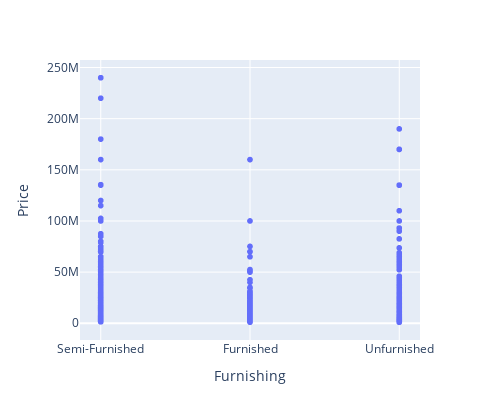

Notebook source saved alongside this figure:
### Code cell
# Furnshing types vs Price
fig = px.scatter(df,x='Furnishing',y='Price')
fig.update_layout(height=420,width=500)
fig.show()

### Figure 1 — Plotly figure (JSON) as saved in the notebook; plotly's stock layout.template omitted (floating-point values rounded to 4 significant figures; data arrays with more than 128 entries replaced by an {"elided": "..."} marker saying what was removed)
{"data": [{"hovertemplate": "Furnishing=%{x}<br>Price=%{y}<extra></extra>", "legendgroup": "", "marker": {"color": "#636efa", "symbol": "circle"}, "mode": "markers", "name": "", "showlegend": false, "type": "scattergl", "x": {"elided": "1005 str values"}, "xaxis": "x", "y": {"elided": "1005 int values"}, "yaxis": "y"}], "layout": {"height": 420, "legend": {"tracegroupgap": 0}, "margin": {"t": 60}, "width": 500, "xaxis": {"anchor": "y", "domain": [0, 1], "title": {"text": "Furnishing"}}, "yaxis": {"anchor": "x", "domain": [0, 1], "title": {"text": "Price"}}}}
